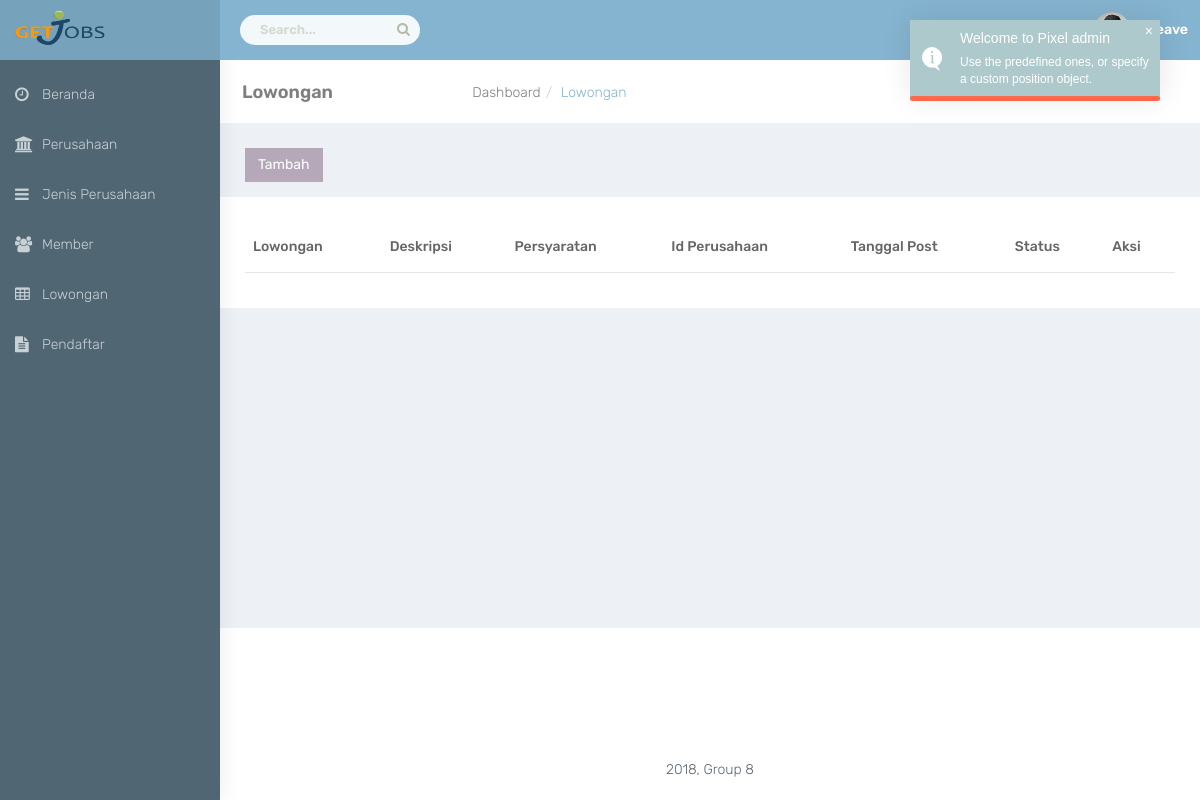
The app's page /index.php/admin/lowongan, older data.
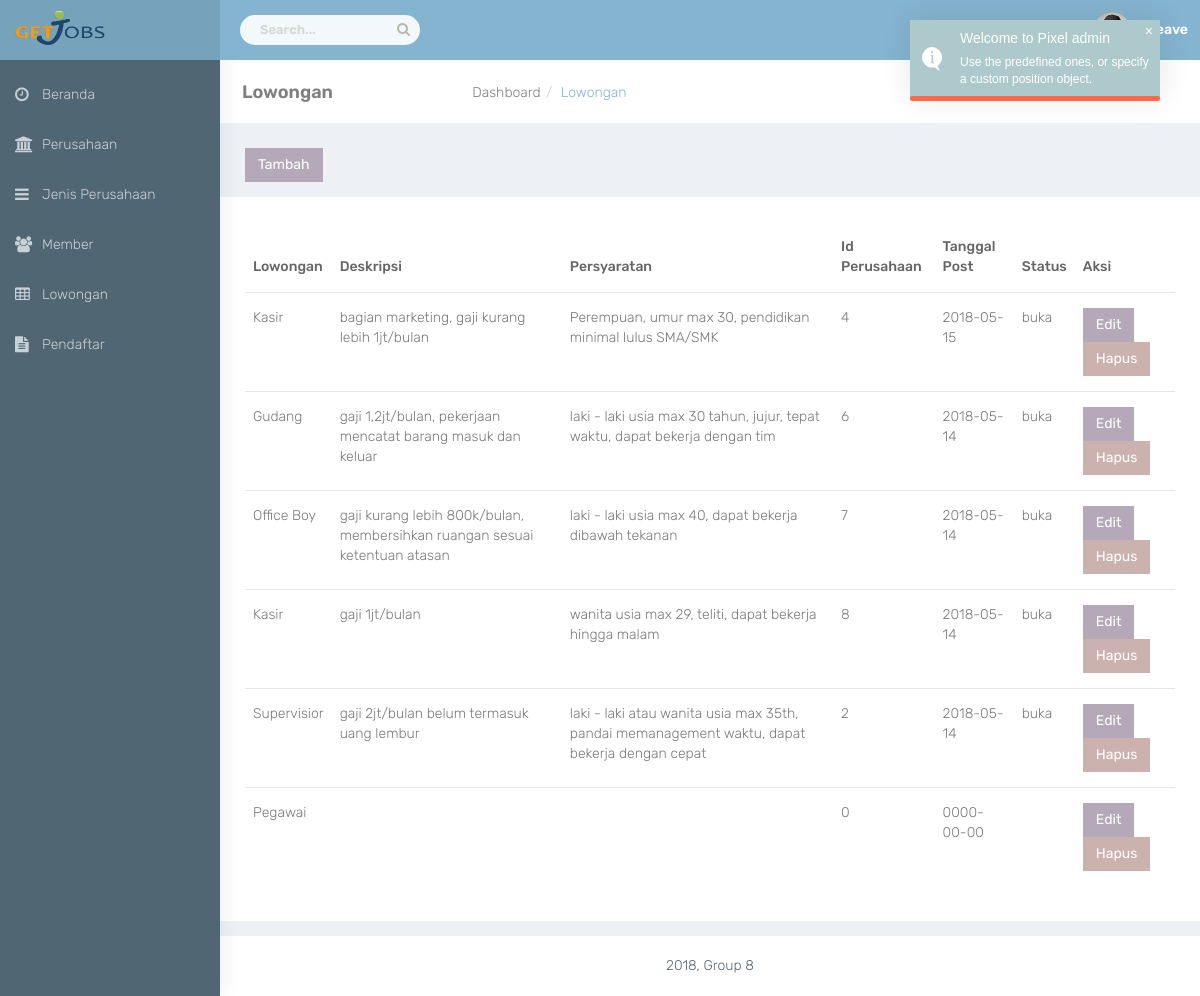
The same page, newer data.
### tables this page shows
CREATE TABLE `lowongan` (
  `id_lowongan` int(11) NOT NULL,
  `lowongan` varchar(50) NOT NULL,
  `deskripsi` varchar(255) NOT NULL,
  `jumlah` int(11) NOT NULL,
  `persyaratan` varchar(255) NOT NULL,
  `id_perusahaan` int(11) NOT NULL,
  `tanggal_post` date NOT NULL,
  `status` enum('buka','tutup') NOT NULL
);

### application/controllers/Admin.php (called while the page is built, shortened)
<?php
class Admin extends CI_Controller {
	public function __construct()
	{
		$this->load->model('dataAdmin');
	}
	public function lowongan()
	{
		$data['lowongan'] = $this->dataAdmin->get_lowongan();
		$this->load->view('admin/select_lowongan', $data);
	}
}

### index.php (called while the page is built, shortened)
<?php
require_once BASEPATH.'core/CodeIgniter.php';

### application/models/DataAdmin.php (called while the page is built, shortened)
<?php
class DataAdmin extends CI_Model {
	public function get_lowongan(){
		$query = $this->db->get('lowongan');
		return $query->result();
	}
}

### application/views/admin/select_lowongan.php (the view)
<?php
    $this->load->view('admin/template/header');
?>
<div id="page-wrapper">
	<div class="container-fluid">
		<div class="row bg-title">
            <div class="col-lg-3 col-md-4 col-sm-4 col-xs-12">
                <h4 class="page-title">Lowongan</h4> </div>
                <ol class="breadcrumb">
                    <li><a href="#">Dashboard</a></li>
                    <li class="active">Lowongan</li>
                </ol>
            </div>
            <a href="insert_jenis_perusahaan" class="btn btn-primary">Tambah</a>
        </div>
		<div class="row">
	        <div class="col-sm-12">
	            <div class="white-box">
	                <div class="table-responsive">
	                    <table class="table" id="myTable">
	                        <thead>
	                            <tr>
	                                <th>Lowongan</th>
	                                <th>Deskripsi</th>
	                                <th>Persyaratan</th>
	                                <th>Id Perusahaan</th>
	                                <th>Tanggal Post</th>
	                                <th>Status</th>
	                                <th>Aksi</th>
	                            </tr>
	                        </thead>
	                        <tbody>
	                        <?php foreach ($lowongan as $key): ?>
	                            <tr>
	                                <td><?php echo $key->lowongan; ?></td>
	                                <td><?php echo $key->deskripsi; ?></td>
	                                <td><?php echo $key->persyaratan; ?></td>
	                                <td><?php echo $key->id_perusahaan; ?></td>
	                                <td><?php echo $key->tanggal_post; ?></td>
	                                <td><?php echo $key->status; ?></td>
	                                <td>
	                                	<a href="admin/update_jenis_perusahaan/<?php echo $key->id_lowongan ?>" class="btn btn-primary">Edit</a>
										<a href="delete_lowongan/<?php echo $key->id_lowongan ?>" class="btn btn-danger">Hapus</a>
									</td>
	                            </tr>
	                        <?php endforeach ?>
	                        </tbody>
	                    </table>
	                </div>
	            </div>
	        </div>
	    </div>
	</div>
</div>
<?php
	$this->load->view('admin/template/footer');
?>

### application/views/admin/template/Header.php (shortened to what this page needs)
<!DOCTYPE html>
<html lang="en">
<head>
    <link href="<?php echo base_url() ?>assets/bootstrap/new/css/bootstrap.min.css" rel="stylesheet">
    <link href="<?php echo base_url() ?>assets/bootstrap/dist/css/bootstrap.min.css" rel="stylesheet">
    <link href="<?php echo base_url() ?>assets/bower_components/sidebar-nav/dist/sidebar-nav.min.css" rel="stylesheet">
    <link href="<?php echo base_url() ?>assets/bower_components/toast-master/css/jquery.toast.css" rel="stylesheet">
    <link href="<?php echo base_url() ?>assets/bower_components/morrisjs/morris.css" rel="stylesheet">
    <link href="<?php echo base_url() ?>assets/css/animate.css" rel="stylesheet">
    <link href="<?php echo base_url() ?>assets/css/style.css" rel="stylesheet">
    <link href="<?php echo base_url() ?>assets/css/colors/blue-dark.css" id="theme" rel="stylesheet">
    <link rel="stylesheet" type="text/css" href="<?php echo base_url() ?>assets/dt/datatables.min.css"/>
</head>
<body>
    <div id="wrapper">
        <nav class="navbar navbar-default navbar-static-top m-b-0">
            <div class="navbar-header"> <a class="navbar-toggle hidden-sm hidden-md hidden-lg " href="<?php echo base_url() ?>javascript:void(0)" data-toggle="collapse" data-target=".navbar-collapse"><i class="fa fa-bars"></i></a>
                <div class="top-left-part"><a class="logo" href="admin"><b><img src="<?php echo base_url() ?>assets/images/loker.png" alt="home" width="120px" height="50px" /></b></a></div>
                <ul class="nav navbar-top-links navbar-left m-l-20 hidden-xs">
                    <li>
                        <form role="search" class="app-search hidden-xs">
                            <input type="text" placeholder="Search..." class="form-control"> <a href=""><i class="fa fa-search"></i></a>
                        </form>
                    </li>
                </ul>
                <ul class="nav navbar-top-links navbar-right pull-right">
                    <li>
                        <a class="profile-pic" href="#"> <img src="<?php echo base_url() ?>assets/images/users/varun.jpg" alt="user-img" width="36" class="img-circle"><b class="hidden-xs">Steave</b> </a>
                    </li>
                </ul>
            </div>
        </nav>
        <div class="navbar-default sidebar" role="navigation">
            <div class="sidebar-nav navbar-collapse slimscrollsidebar">
                <ul class="nav" id="side-menu">
                    <li style="padding: 10px 0 0;">
                        <a href="<?php echo base_url() ?>admin" class="waves-effect"><i class="fa fa-clock-o fa-fw" aria-hidden="true"></i><span class="hide-menu">Beranda</span></a>
                    </li>
                    <li>
                        <a href="<?php echo base_url() ?>admin/perusahaan" class="waves-effect"><i class="fa fa-institution fa-fw" aria-hidden="true"></i><span class="hide-menu">Perusahaan</span></a>
                    </li>
                    <li>
                        <a href="<?php echo base_url() ?>admin/jenis_perusahaan" class="waves-effect"><i class="fa fa-navicon fa-fw" aria-hidden="true"></i><span class="hide-menu">Jenis Perusahaan</span></a>
                    </li>
                    <li>
                        <a href="<?php echo base_url() ?>admin/member" class="waves-effect"><i class="fa fa-group fa-fw" aria-hidden="true"></i><span class="hide-menu">Member</span></a>
                    </li>
                    <li>
                        <a href="<?php echo base_url() ?>admin/lowongan" class="waves-effect"><i class="fa fa-table fa-fw" aria-hidden="true"></i><span class="hide-menu">Lowongan</span></a>
                    </li>
                    <li>
                        <a href="<?php echo base_url() ?>admin/pendaftar" class="waves-effect"><i class="fa fa-file-text fa-fw" aria-hidden="true"></i><span class="hide-menu">Pendaftar</span></a>
                    </li>
                </ul>
            </div>
        </div>

### application/views/admin/template/Footer.php (shortened to what this page needs)
 <footer class="footer text-center"> 2018, Group 8 </footer>
</body>
</html>

### assets/css/colors/blue-dark.css (style rules this page uses)
body { background:#516673 }
.top-left-part { background:rgba(0,0,0,0.1) }
.navbar-header { background:#85b4d0 }
.navbar-top-links>li>a { color:#ffffff }
.bg-title .breadcrumb .active { color:#85b4d0 }
.sidebar { background:#516673;box-shadow:1px 0 20px rgba(0,0,0,0.08) }
#side-menu li a { color:#c8d1d6 }
#side-menu li a { color:#c8d1d6;border-left:0 solid #516673 }

### application/views/admin/template/Header.php (style rules this page uses)
.navbar { padding: 0; }

Row changes from the older to the newer data that the page shows:
added lowongan: lowongan "Kasir", deskripsi "bagian marketing, gaji kurang lebih 1jt/bulan", persyaratan "Perempuan, umur max 30, pendidikan minimal lulus SMA/SMK", id_perusahaan "4", tanggal_post "2018-05-15", status "buka"
added lowongan: lowongan "Gudang", deskripsi "gaji 1,2jt/bulan, pekerjaan mencatat barang masuk dan keluar", persyaratan "laki - laki usia max 30 tahun, jujur, tepat waktu, dapat bekerja dengan tim", id_perusahaan "6", tanggal_post "2018-05-14", status "buka"
added lowongan: lowongan "Office Boy", deskripsi "gaji kurang lebih 800k/bulan, membersihkan ruangan sesuai ketentuan atasan", persyaratan "laki - laki usia max 40, dapat bekerja dibawah tekanan", id_perusahaan "7", tanggal_post "2018-05-14", status "buka"
added lowongan: lowongan "Kasir", deskripsi "gaji 1jt/bulan", persyaratan "wanita usia max 29, teliti, dapat bekerja hingga malam", id_perusahaan "8", tanggal_post "2018-05-14", status "buka"
added lowongan: lowongan "Supervisior", deskripsi "gaji 2jt/bulan belum termasuk uang lembur", persyaratan "laki - laki atau wanita usia max 35th, pandai memanagement waktu, dapat bekerja dengan cepat", id_perusahaan "2", tanggal_post "2018-05-14", status "buka"
added lowongan: lowongan "Pegawai", id_perusahaan "0", tanggal_post "0000-00-00"
